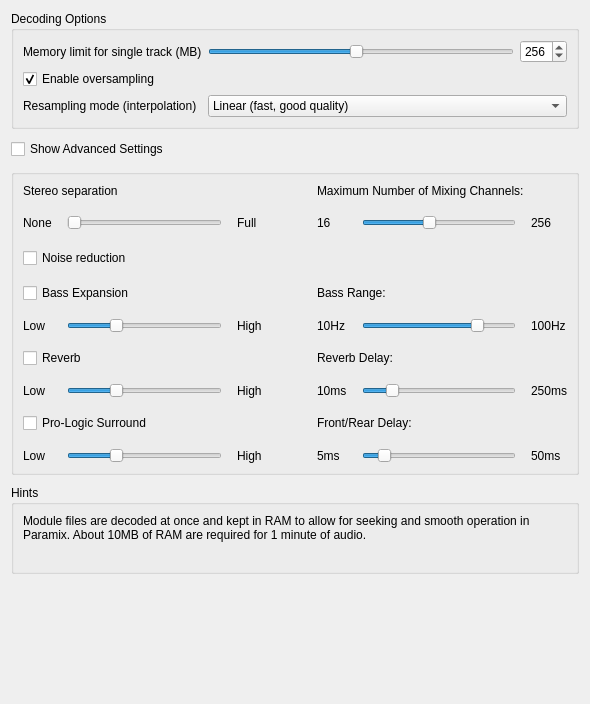
<?xml version="1.0" encoding="UTF-8"?>
<ui version="4.0">
 <class>DlgPrefModplug</class>
 <widget class="QWidget" name="DlgPrefModplug">
  <property name="geometry">
   <rect>
    <x>0</x>
    <y>0</y>
    <width>590</width>
    <height>704</height>
   </rect>
  </property>
  <property name="windowTitle">
   <string>Modplug Preferences</string>
  </property>
  <layout class="QGridLayout" name="gridLayout">
   <property name="spacing">
    <number>10</number>
   </property>
   <item row="8" column="0">
    <widget class="QCheckBox" name="showAdvanced">
     <property name="text">
      <string>Show Advanced Settings</string>
     </property>
    </widget>
   </item>
   <item row="12" column="1">
    <spacer name="verticalSpacer_2">
     <property name="orientation">
      <enum>Qt::Vertical</enum>
     </property>
     <property name="sizeType">
      <enum>QSizePolicy::Expanding</enum>
     </property>
     <property name="sizeHint" stdset="0">
      <size>
       <width>20</width>
       <height>40</height>
      </size>
     </property>
    </spacer>
   </item>
   <item row="9" column="0" colspan="6">
    <widget class="QGroupBox" name="advancedSettings">
     <property name="sizePolicy">
      <sizepolicy hsizetype="Expanding" vsizetype="Minimum">
       <horstretch>0</horstretch>
       <verstretch>0</verstretch>
      </sizepolicy>
     </property>
     <property name="title">
      <string/>
     </property>
     <layout class="QVBoxLayout" name="verticalLayout">
      <item>
       <layout class="QGridLayout" name="gridLayout_2">
        <property name="spacing">
         <number>15</number>
        </property>
        <item row="4" column="5">
         <widget class="QSlider" name="maxMixChannels">
          <property name="minimum">
           <number>32</number>
          </property>
          <property name="maximum">
           <number>256</number>
          </property>
          <property name="value">
           <number>128</number>
          </property>
          <property name="orientation">
           <enum>Qt::Horizontal</enum>
          </property>
         </widget>
        </item>
        <item row="11" column="5">
         <widget class="QSlider" name="surroundDelay">
          <property name="minimum">
           <number>5</number>
          </property>
          <property name="maximum">
           <number>50</number>
          </property>
          <property name="value">
           <number>10</number>
          </property>
          <property name="orientation">
           <enum>Qt::Horizontal</enum>
          </property>
         </widget>
        </item>
        <item row="7" column="5">
         <widget class="QSlider" name="bassCutoff">
          <property name="minimum">
           <number>10</number>
          </property>
          <property name="maximum">
           <number>100</number>
          </property>
          <property name="value">
           <number>80</number>
          </property>
          <property name="orientation">
           <enum>Qt::Horizontal</enum>
          </property>
         </widget>
        </item>
        <item row="4" column="1">
         <widget class="QSlider" name="stereoSeparation">
          <property name="minimum">
           <number>1</number>
          </property>
          <property name="maximum">
           <number>256</number>
          </property>
          <property name="value">
           <number>1</number>
          </property>
          <property name="orientation">
           <enum>Qt::Horizontal</enum>
          </property>
          <property name="tickPosition">
           <enum>QSlider::NoTicks</enum>
          </property>
         </widget>
        </item>
        <item row="7" column="1">
         <widget class="QSlider" name="bassDepth">
          <property name="maximum">
           <number>100</number>
          </property>
          <property name="value">
           <number>30</number>
          </property>
          <property name="orientation">
           <enum>Qt::Horizontal</enum>
          </property>
         </widget>
        </item>
        <item row="9" column="1">
         <widget class="QSlider" name="reverbDepth">
          <property name="maximum">
           <number>100</number>
          </property>
          <property name="value">
           <number>30</number>
          </property>
          <property name="orientation">
           <enum>Qt::Horizontal</enum>
          </property>
         </widget>
        </item>
        <item row="3" column="4" colspan="3">
         <widget class="QLabel" name="label_5">
          <property name="text">
           <string>Maximum Number of Mixing Channels:</string>
          </property>
         </widget>
        </item>
        <item row="11" column="1">
         <widget class="QSlider" name="surroundDepth">
          <property name="maximum">
           <number>100</number>
          </property>
          <property name="value">
           <number>30</number>
          </property>
          <property name="orientation">
           <enum>Qt::Horizontal</enum>
          </property>
         </widget>
        </item>
        <item row="7" column="0">
         <widget class="QLabel" name="label_2">
          <property name="text">
           <string>Low</string>
          </property>
         </widget>
        </item>
        <item row="8" column="4" colspan="3">
         <widget class="QLabel" name="label_7">
          <property name="text">
           <string>Reverb Delay:</string>
          </property>
         </widget>
        </item>
        <item row="9" column="0">
         <widget class="QLabel" name="label_13">
          <property name="text">
           <string>Low</string>
          </property>
         </widget>
        </item>
        <item row="7" column="2">
         <widget class="QLabel" name="label_6">
          <property name="text">
           <string>High</string>
          </property>
         </widget>
        </item>
        <item row="4" column="3">
         <spacer name="horizontalSpacer">
          <property name="orientation">
           <enum>Qt::Horizontal</enum>
          </property>
          <property name="sizeType">
           <enum>QSizePolicy::Preferred</enum>
          </property>
          <property name="sizeHint" stdset="0">
           <size>
            <width>40</width>
            <height>20</height>
           </size>
          </property>
         </spacer>
        </item>
        <item row="4" column="0">
         <widget class="QLabel" name="label_8">
          <property name="text">
           <string>None</string>
          </property>
         </widget>
        </item>
        <item row="6" column="0" colspan="3">
         <widget class="QCheckBox" name="megabass">
          <property name="text">
           <string>Bass Expansion</string>
          </property>
         </widget>
        </item>
        <item row="9" column="5">
         <widget class="QSlider" name="reverbDelay">
          <property name="minimum">
           <number>10</number>
          </property>
          <property name="maximum">
           <number>250</number>
          </property>
          <property name="value">
           <number>50</number>
          </property>
          <property name="orientation">
           <enum>Qt::Horizontal</enum>
          </property>
         </widget>
        </item>
        <item row="6" column="4" colspan="3">
         <widget class="QLabel" name="label_3">
          <property name="text">
           <string>Bass Range:</string>
          </property>
         </widget>
        </item>
        <item row="4" column="4">
         <widget class="QLabel" name="label_18">
          <property name="text">
           <string>16</string>
          </property>
         </widget>
        </item>
        <item row="10" column="4" colspan="3">
         <widget class="QLabel" name="label_9">
          <property name="text">
           <string>Front/Rear Delay:</string>
          </property>
         </widget>
        </item>
        <item row="11" column="2">
         <widget class="QLabel" name="label_17">
          <property name="text">
           <string>High</string>
          </property>
         </widget>
        </item>
        <item row="10" column="0" colspan="3">
         <widget class="QCheckBox" name="surround">
          <property name="text">
           <string>Pro-Logic Surround</string>
          </property>
         </widget>
        </item>
        <item row="4" column="2">
         <widget class="QLabel" name="label_15">
          <property name="text">
           <string>Full</string>
          </property>
         </widget>
        </item>
        <item row="11" column="0">
         <widget class="QLabel" name="label_14">
          <property name="text">
           <string>Low</string>
          </property>
         </widget>
        </item>
        <item row="8" column="0" colspan="3">
         <widget class="QCheckBox" name="reverb">
          <property name="text">
           <string>Reverb</string>
          </property>
         </widget>
        </item>
        <item row="3" column="0" colspan="3">
         <widget class="QLabel" name="label_4">
          <property name="text">
           <string>Stereo separation</string>
          </property>
         </widget>
        </item>
        <item row="9" column="2">
         <widget class="QLabel" name="label_16">
          <property name="text">
           <string>High</string>
          </property>
         </widget>
        </item>
        <item row="7" column="4">
         <widget class="QLabel" name="label_19">
          <property name="text">
           <string>10Hz</string>
          </property>
         </widget>
        </item>
        <item row="9" column="4">
         <widget class="QLabel" name="label_20">
          <property name="text">
           <string>10ms</string>
          </property>
         </widget>
        </item>
        <item row="4" column="6">
         <widget class="QLabel" name="label_22">
          <property name="text">
           <string>256</string>
          </property>
         </widget>
        </item>
        <item row="11" column="4">
         <widget class="QLabel" name="label_21">
          <property name="text">
           <string>5ms</string>
          </property>
         </widget>
        </item>
        <item row="7" column="6">
         <widget class="QLabel" name="label_23">
          <property name="text">
           <string>100Hz</string>
          </property>
         </widget>
        </item>
        <item row="9" column="6">
         <widget class="QLabel" name="label_24">
          <property name="text">
           <string>250ms</string>
          </property>
         </widget>
        </item>
        <item row="11" column="6">
         <widget class="QLabel" name="label_25">
          <property name="text">
           <string>50ms</string>
          </property>
         </widget>
        </item>
        <item row="5" column="0" colspan="3">
         <widget class="QCheckBox" name="noiseReduction">
          <property name="text">
           <string>Noise reduction</string>
          </property>
         </widget>
        </item>
       </layout>
      </item>
     </layout>
    </widget>
   </item>
   <item row="10" column="0" colspan="6">
    <widget class="QGroupBox" name="Hints">
     <property name="sizePolicy">
      <sizepolicy hsizetype="Expanding" vsizetype="Minimum">
       <horstretch>0</horstretch>
       <verstretch>0</verstretch>
      </sizepolicy>
     </property>
     <property name="title">
      <string>Hints</string>
     </property>
     <layout class="QVBoxLayout" name="verticalLayout_3">
      <item>
       <widget class="QLabel" name="label_11">
        <property name="text">
         <string>Module files are decoded at once and kept in RAM to allow for seeking and smooth operation in Paramix. About 10MB of RAM are required for 1 minute of audio.</string>
        </property>
        <property name="wordWrap">
         <bool>true</bool>
        </property>
       </widget>
      </item>
      <item>
       <widget class="QLabel" name="modplugSettingsHint">
        <property name="wordWrap">
         <bool>true</bool>
        </property>
        <property name="openExternalLinks">
         <bool>true</bool>
        </property>
       </widget>
      </item>
     </layout>
    </widget>
   </item>
   <item row="1" column="0" colspan="6">
    <widget class="QGroupBox" name="decodingOptions">
     <property name="sizePolicy">
      <sizepolicy hsizetype="Expanding" vsizetype="Minimum">
       <horstretch>0</horstretch>
       <verstretch>0</verstretch>
      </sizepolicy>
     </property>
     <property name="toolTip">
      <string>Decoding options for libmodplug, a software library for loading and rendering module files (MOD music, tracker music).</string>
     </property>
     <property name="title">
      <string>Decoding Options</string>
     </property>
     <layout class="QVBoxLayout" name="verticalLayout_4">
      <item>
       <layout class="QGridLayout" name="gridLayout_5">
        <item row="0" column="1">
         <widget class="QSlider" name="memoryLimit">
          <property name="toolTip">
           <string extracomment="1 minute of decoded audio requires about 10MB of RAM."/>
          </property>
          <property name="minimum">
           <number>16</number>
          </property>
          <property name="maximum">
           <number>512</number>
          </property>
          <property name="value">
           <number>256</number>
          </property>
          <property name="sliderPosition">
           <number>256</number>
          </property>
          <property name="orientation">
           <enum>Qt::Horizontal</enum>
          </property>
         </widget>
        </item>
        <item row="2" column="1" colspan="2">
         <widget class="QComboBox" name="resampleMode">
          <property name="currentIndex">
           <number>1</number>
          </property>
          <item>
           <property name="text">
            <string>Nearest (very fast, extremely bad quality)</string>
           </property>
          </item>
          <item>
           <property name="text">
            <string>Linear (fast, good quality)</string>
           </property>
          </item>
          <item>
           <property name="text">
            <string>Cubic Spline (high quality)</string>
           </property>
          </item>
          <item>
           <property name="text">
            <string>8-tap FIR (extremely high quality)</string>
           </property>
          </item>
         </widget>
        </item>
        <item row="2" column="0">
         <widget class="QLabel" name="label">
          <property name="text">
           <string>Resampling mode (interpolation)</string>
          </property>
         </widget>
        </item>
        <item row="0" column="2">
         <widget class="QSpinBox" name="memoryLimitSpin">
          <property name="minimum">
           <number>16</number>
          </property>
          <property name="maximum">
           <number>512</number>
          </property>
          <property name="value">
           <number>256</number>
          </property>
         </widget>
        </item>
        <item row="0" column="0">
         <widget class="QLabel" name="label_10">
          <property name="text">
           <string>Memory limit for single track (MB)</string>
          </property>
         </widget>
        </item>
        <item row="1" column="0">
         <widget class="QCheckBox" name="oversampling">
          <property name="text">
           <string>Enable oversampling</string>
          </property>
          <property name="checked">
           <bool>true</bool>
          </property>
         </widget>
        </item>
       </layout>
      </item>
     </layout>
    </widget>
   </item>
  </layout>
 </widget>
 <tabstops>
  <tabstop>memoryLimit</tabstop>
  <tabstop>memoryLimitSpin</tabstop>
  <tabstop>oversampling</tabstop>
  <tabstop>resampleMode</tabstop>
  <tabstop>showAdvanced</tabstop>
  <tabstop>stereoSeparation</tabstop>
  <tabstop>maxMixChannels</tabstop>
  <tabstop>noiseReduction</tabstop>
  <tabstop>megabass</tabstop>
  <tabstop>bassDepth</tabstop>
  <tabstop>bassCutoff</tabstop>
  <tabstop>reverb</tabstop>
  <tabstop>reverbDepth</tabstop>
  <tabstop>reverbDelay</tabstop>
  <tabstop>surround</tabstop>
  <tabstop>surroundDepth</tabstop>
  <tabstop>surroundDelay</tabstop>
 </tabstops>
 <resources/>
</ui>
